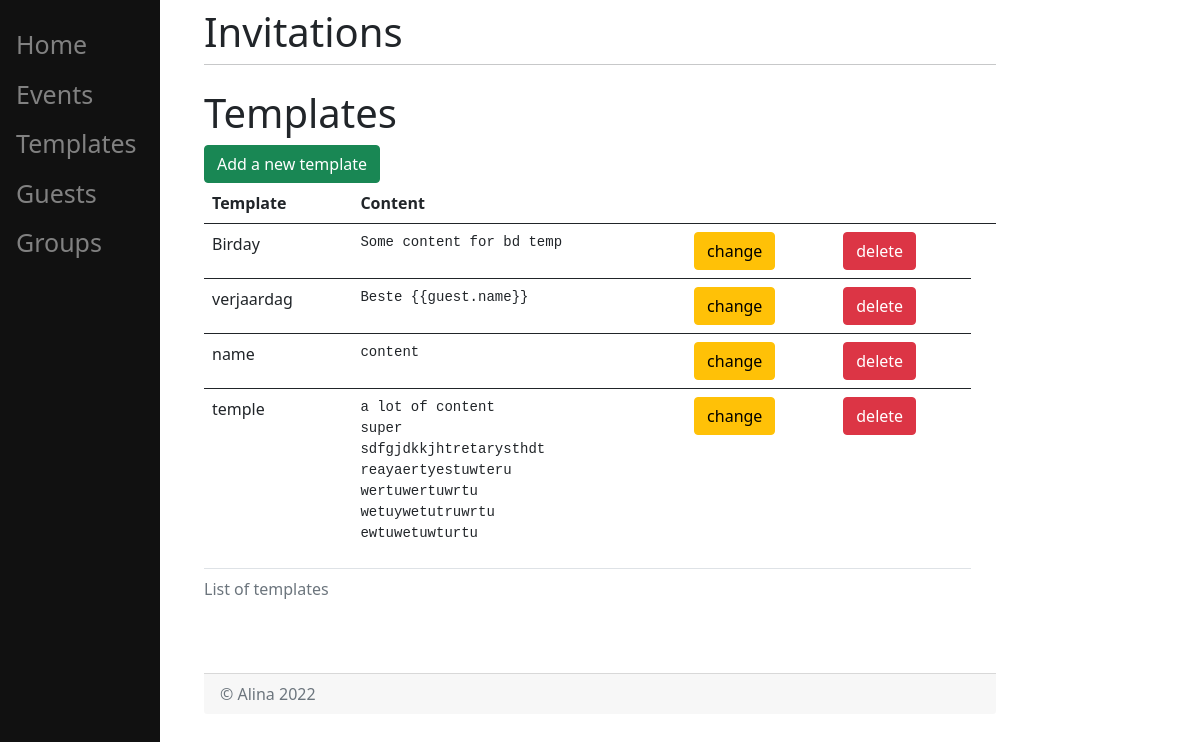
The page /templates/ (signed in) on the database as committed earlier.
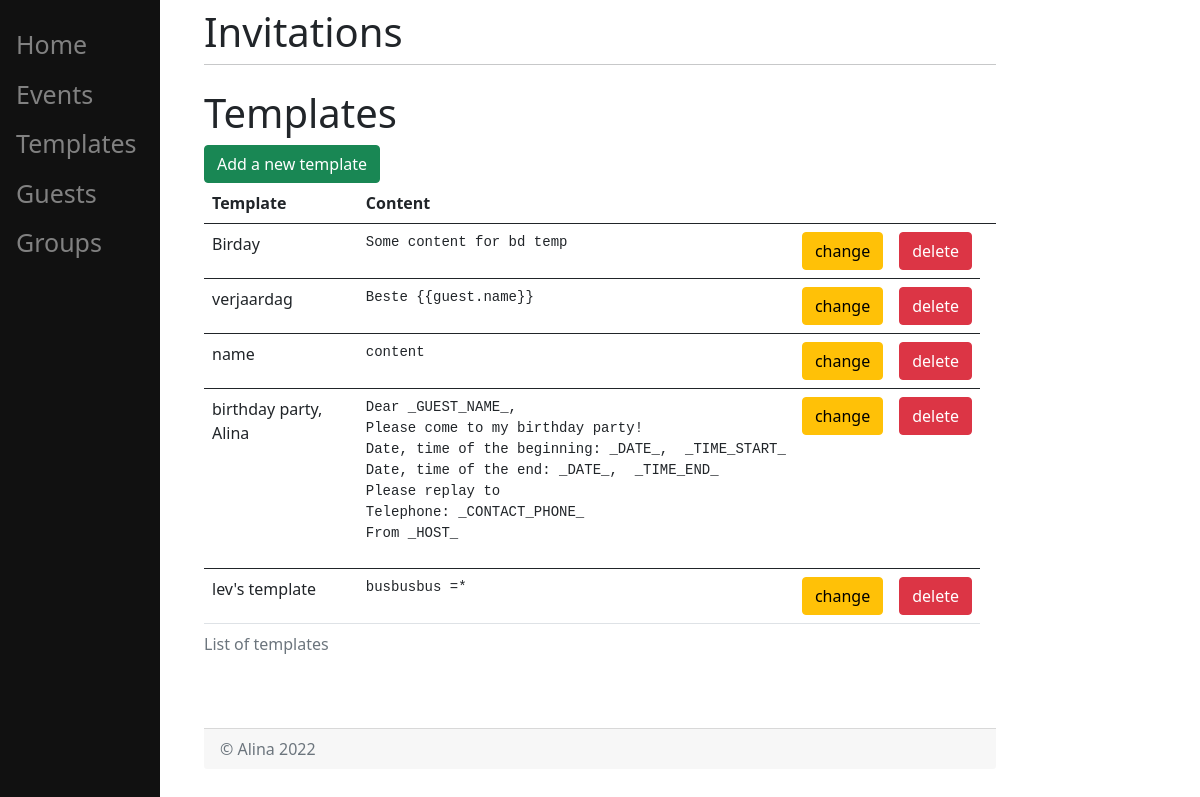
The same page on the database as committed later.
### invitations/models.py (models this page shows, shortened)
class Template(models.Model):
    name = models.CharField(max_length=200)
    content = models.TextField(max_length=500)

### invitations/views.py (the view)
def templates(response):
    templates_ = Template.objects.all()
    return render(response, "invitations/templates.html", {"templates": templates_})

### templates/invitations/templates.html (shortened to what this page needs)
{% extends 'invitations/home.html' %}
{% block content %}
    <h1>Templates</h1>
    <form action="/templates/add">
        <button type="submit" class="btn btn-success">Add a new template</button>
    </form>
    <form method="POST" action="#">
    {% if templates %}
        <table class="table">
        <caption>List of templates</caption>
            <thead>
            <tr>
                <th scope="col">Template</th>
                <th scope="col">Content</th>
                <th scope="col"></th>
                <th scope="col"></th>
                <th scope="col"></th>
            </tr>
            </thead>
            <tbody class="table-striped">
            {% for template in templates %}
                <tr>
                    <td>{{ template.name }}</td>
                    <td class="col-xs-2"> <pre>{{ template.content }}</pre></td>
                    <td>
                        <a href="/templates/change/{{ template.id }}" class="btn btn-warning">change </a>
                    </td>
                    <td>
                        <form action="/templates/delete/" method="post">
                            <button type="submit" class="btn btn-danger">delete</button>
                        </form>
                    </td>
                </tr>
                </tbody>
            {% endfor %}
        </table>
    {% endif %}
{% endblock %}

Rows that differ between the two databases and show on the page:
removed Template: name "temple", content "a lot of content super sdfgjdkkjhtretarysthdt reayaertyestuwteru wertuwertuwrtu wetuywetutruwrtu ewtuwetuwturtu"
added Template: name "birthday party, Alina", content "Dear _GUEST_NAME_, Please come to my birthday party! Date, time of the beginning: _DATE_, _TIME_START_ Date, time of the end: _DATE_, _TIME_END_ Please replay to Telephone: _CONTACT_PHONE_ From _HOST_"
added Template: name "lev's template", content "busbusbus =*"
